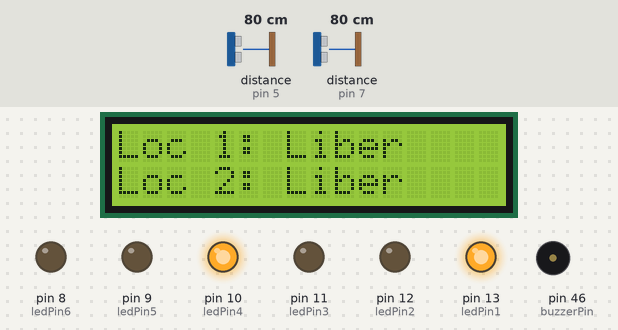
This sketch was run on a simulated Arduino Mega 2560, built with avr-gcc and run on an emulated ATmega2560. On the bench: 16×2 character LCD, output pins drawn as LEDs (lit = HIGH), buzzer (waves = sounding). Wiring (inferred from the names in the program): 2 × ultrasonic range finder: trigger pin 4, echo pin 5 / trigger pin 6, echo pin 7. The test bench sets the inputs (shaded band); at power-on: distance to the obstacle (sensors on pin 5, pin 7) 80 cm. The echo pulse lasts 58.3 µs per cm; pins used as bus, display or sensor lines are not drawn; what the sketch prints to the serial monitor is not drawn.

Above: at 1.2 s.
1.3 s: distance to the obstacle (sensor on pin 5) set to 34 cm
4.3 s: distance to the obstacle (sensor on pin 5) set to 28 cm
At 4.72 s:
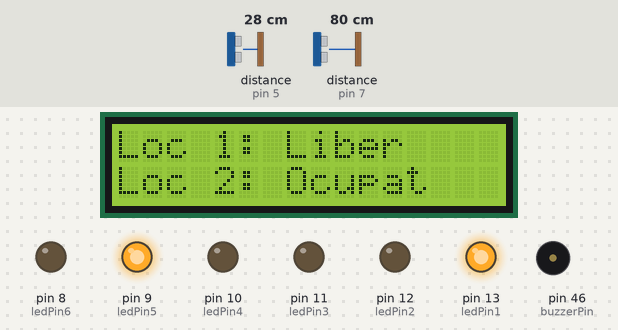
6.2 s: distance to the obstacle (sensor on pin 7) set to 33 cm
7.7 s: distance to the obstacle (sensor on pin 7) set to 26 cm
At 7.82 s:
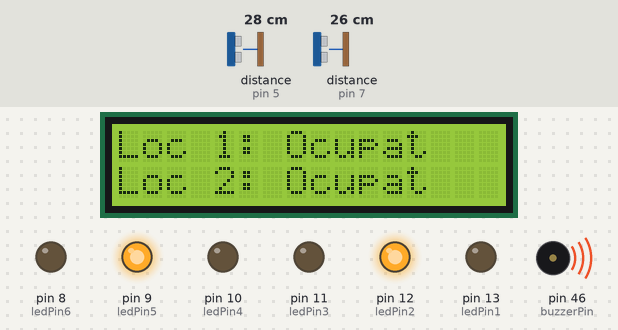
9.6 s: distance to the obstacle (sensor on pin 5) set to 120 cm
At 9.83 s:
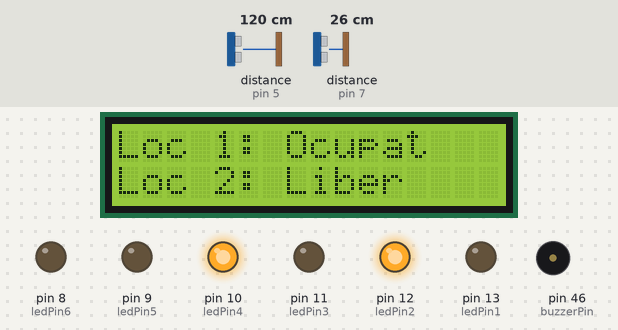
11.4 s: distance to the obstacle (sensor on pin 7) set to 2 cm
At 11.6 s:
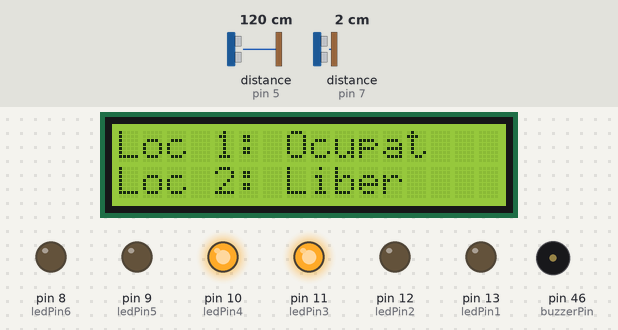
Timing chart, 0 to 14.2 s (numbered marks = the images above; inputs shaded):
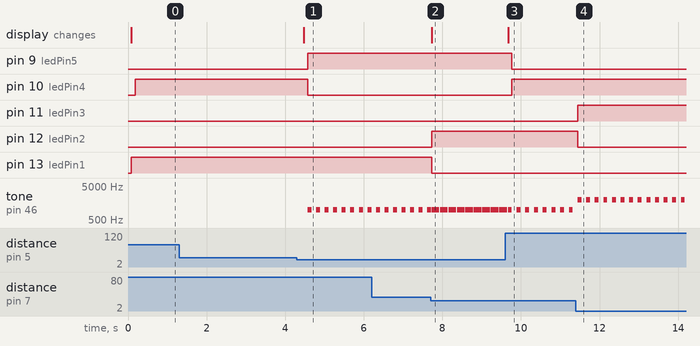

Measured:
- the behaviour switches between 31 and 30 cm on distance to the obstacle (sensor on pin 5) (found by bisection; images 0 and 1)
- the behaviour switches between 30 and 29 cm on distance to the obstacle (sensor on pin 7) (found by bisection; images 1 and 2)
- after the input at 1.3 s, every drawn part: stays the same
- after the input at 4.3 s, pin 9 (ledPin5): LOW → HIGH after 0.27 s; pin 10 (ledPin4): HIGH → LOW after 0.27 s; tone on pin 46 (buzzerPin): alternates 1000 Hz for 0.10 s and silent for 0.12 s, starting after 0.27 s; the display: changes after 0.17 s (image 1)
- after the input at 7.7 s, pin 12 (ledPin2): LOW → HIGH at once; pin 13 (ledPin1): HIGH → LOW at once; the display: changes at once (image 2)
- after the input at 9.6 s, pin 9 (ledPin5): HIGH → LOW after 0.17 s; pin 10 (ledPin4): LOW → HIGH after 0.17 s; the display: changes after 0.07 s (image 3)
- after the input at 11.4 s, pin 11 (ledPin3): LOW → HIGH at once; pin 12 (ledPin2): HIGH → LOW at once

The sketch:

Senzori_parcare.ino
```cpp
#include <LiquidCrystal.h>


//Pinii pentru primul senzor ultrasonic

const int trigPin1 = 6;

const int echoPin1= 7;


//Pinii pentru al doilea senzor ultrasonic

const int trigPin2 = 4;

const int echoPin2 = 5;


//LED 1 - senzor 1 - verde

const int ledPin1= 13;

//LED 2 - senzor 1 - galben

const int ledPin2= 12;

//LED 3 - senzor 1 - rosu

const int ledPin3= 11;


//LED 1 - senzor 2 - verde

const int ledPin4= 10;

//LED 2 - senzor 2 - galben

const int ledPin5= 9;

//LED 3 - senzor 2 - rosu

const int ledPin6= 8;


//Pinul pentru buzzer

int buzzerPin = 46;


//Pinii pentru display-ul LCD

const int rs = 31, en = 3, d4 = 2, d5 = 33, d6 = 44, d7 = 35;


LiquidCrystal lcd(rs, en, d4, d5, d6, d7);


void setup() {


//trigger

  pinMode(trigPin1, OUTPUT);

  pinMode(trigPin2, OUTPUT);


//echo

  pinMode(echoPin1, INPUT);

  pinMode(echoPin2, INPUT);


//LEDs

  pinMode(ledPin1, OUTPUT);

  pinMode(ledPin2, OUTPUT);

  pinMode(ledPin3, OUTPUT);

  pinMode(ledPin4, OUTPUT);

  pinMode(ledPin5, OUTPUT);

  pinMode(ledPin6, OUTPUT);


//Buzzer

  pinMode(buzzerPin,OUTPUT);


//Setam ecranul LCD pe 2 randuri si 16 coloane

  lcd.begin(16, 2);


//Start comunicare seriala

  Serial.begin(9600);

}


//Controlul LED-urilor si al buzzer-ului in functie de distante

void sensorHandler(int distance, int ledGreen, int ledYellow, int ledRed, int buzzerPin) {

  if (distance < 5) {

    digitalWrite(ledGreen, LOW);

    digitalWrite(ledYellow, LOW);

    digitalWrite(ledRed, HIGH);

    tone(buzzerPin, 2000, 100);

  } else if (distance > 5 && distance < 30) {

    digitalWrite(ledGreen, LOW);

    digitalWrite(ledYellow, HIGH);

    digitalWrite(ledRed, LOW);

    tone(buzzerPin, 1000, 100);

  } else {

    digitalWrite(ledGreen, HIGH);

    digitalWrite(ledYellow, LOW);

    digitalWrite(ledRed, LOW);

    noTone(buzzerPin);

  }

  delay(100);

}


void loop() {

  long duration1,duration2;

  int distance1,distance2;


//Masuram distanta pentru primul senzor

  digitalWrite(trigPin1, LOW);

  delayMicroseconds(2);

  digitalWrite(trigPin1, HIGH);

  delayMicroseconds(10);

  digitalWrite(trigPin1, LOW);

  duration1 = pulseIn(echoPin1, HIGH);

  distance1 = duration1 / 58;


//Masuram distanta pentru al doilea senzor

  digitalWrite(trigPin2, LOW);

  delayMicroseconds(2);

  digitalWrite(trigPin2, HIGH);

  delayMicroseconds(10);

  digitalWrite(trigPin2, LOW);

  duration2 = pulseIn(echoPin2, HIGH);

  distance2 = duration2 / 58;


//Afisam distanta pe monitorul serial

  Serial.print("Distanta pentru senzorul 1: ");

  Serial.print(distance1);

  Serial.print(" cm, Distanta pentru senzorul 2: ");

  Serial.print(distance2);

  Serial.println(" cm");


  //Pe primul rand de pe LCD va aparea Loc 1: Ocupat/Liber

    lcd.clear();

    lcd.setCursor(0, 0);

    lcd.print("Loc 1: ");

    lcd.print(distance1 < 30 ? "Ocupat" : "Liber");


  //Pe al doilea rand de pe LCD va aparea Loc 2: Ocupat/Liber

    lcd.setCursor(0, 1);

    lcd.print("Loc 2: ");

    lcd.print(distance2 < 30 ? "Ocupat" : "Liber");


  //Actiunile pe care le vor lua senzorii in functie de distante

    sensorHandler(distance1,ledPin1,ledPin2,ledPin3,buzzerPin);

    sensorHandler(distance2,ledPin4,ledPin5,ledPin6,buzzerPin);


} 
```
